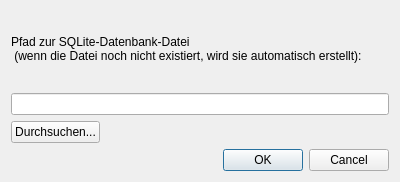
<?xml version="1.0" encoding="UTF-8"?>
<ui version="4.0">
 <class>FilePathSettingsDialog</class>
 <widget class="QDialog" name="FilePathSettingsDialog">
  <property name="geometry">
   <rect>
    <x>0</x>
    <y>0</y>
    <width>400</width>
    <height>182</height>
   </rect>
  </property>
  <property name="windowTitle">
   <string>Dialog</string>
  </property>
  <layout class="QVBoxLayout" name="verticalLayout">
   <item>
    <widget class="QLabel" name="label">
     <property name="text">
      <string>Pfad zur SQLite-Datenbank-Datei 
 (wenn die Datei noch nicht existiert, wird sie automatisch erstellt):</string>
     </property>
     <property name="wordWrap">
      <bool>true</bool>
     </property>
    </widget>
   </item>
   <item>
    <widget class="QLineEdit" name="lineEdit"/>
   </item>
   <item>
    <layout class="QHBoxLayout" name="horizontalLayout">
     <item>
      <widget class="QPushButton" name="pushButton">
       <property name="text">
        <string>Durchsuchen...</string>
       </property>
      </widget>
     </item>
     <item>
      <spacer name="horizontalSpacer">
       <property name="orientation">
        <enum>Qt::Horizontal</enum>
       </property>
       <property name="sizeHint" stdset="0">
        <size>
         <width>40</width>
         <height>20</height>
        </size>
       </property>
      </spacer>
     </item>
    </layout>
   </item>
   <item>
    <widget class="QDialogButtonBox" name="buttonBox">
     <property name="orientation">
      <enum>Qt::Horizontal</enum>
     </property>
     <property name="standardButtons">
      <set>QDialogButtonBox::Cancel|QDialogButtonBox::Ok</set>
     </property>
    </widget>
   </item>
  </layout>
 </widget>
 <resources/>
 <connections>
  <connection>
   <sender>buttonBox</sender>
   <signal>accepted()</signal>
   <receiver>FilePathSettingsDialog</receiver>
   <slot>accept()</slot>
   <hints>
    <hint type="sourcelabel">
     <x>248</x>
     <y>254</y>
    </hint>
    <hint type="destinationlabel">
     <x>157</x>
     <y>274</y>
    </hint>
   </hints>
  </connection>
  <connection>
   <sender>buttonBox</sender>
   <signal>rejected()</signal>
   <receiver>FilePathSettingsDialog</receiver>
   <slot>reject()</slot>
   <hints>
    <hint type="sourcelabel">
     <x>316</x>
     <y>260</y>
    </hint>
    <hint type="destinationlabel">
     <x>286</x>
     <y>274</y>
    </hint>
   </hints>
  </connection>
 </connections>
</ui>
